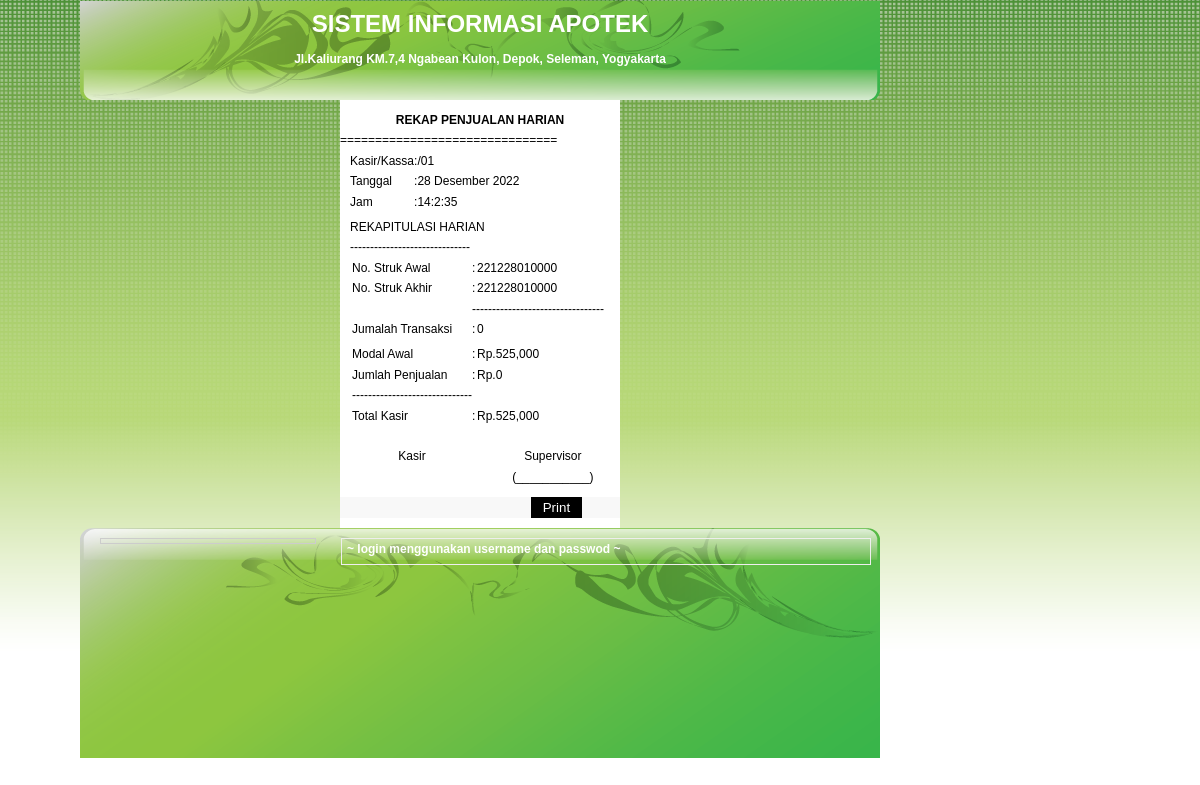
The page /AppClient/index.php?n=rekap (signed in) on the database its author committed.
### tables this page shows
CREATE TABLE IF NOT EXISTS `system` (
  `s_id` int(3) NOT NULL AUTO_INCREMENT,
  `sno` int(11) NOT NULL DEFAULT '0',
  `sip` varchar(15) NOT NULL,
  `sapp` varchar(24) DEFAULT 'Offline',
  `snama` varchar(64) DEFAULT NULL,
  `salamat` varchar(128) DEFAULT NULL,
  `sinfo` varchar(128) DEFAULT NULL,
  `sok` int(11) NOT NULL DEFAULT '0',
  PRIMARY KEY (`s_id`)
);

CREATE TABLE IF NOT EXISTS `modal` (
  `moid` char(10) NOT NULL DEFAULT '0',
  `modate` date NOT NULL DEFAULT '0000-00-00',
  `momodal` double NOT NULL DEFAULT '0',
  `uid` int(8) NOT NULL,
  `s_id` int(3) NOT NULL,
  PRIMARY KEY (`moid`)
);

### AppClient/index.php (called while the page is built)
<?php
	try {
		require_once './includes/session.php';
	}
	catch(Exception $error) {
		print $error->getMessage();
	}
	require_once('themes/page.php');
?>

### AppClient/includes/session.php (called while the page is built, shortened)
<?php
	require_once './includes/function.php';
	$ip = '127.0.0.1';
	$q_system=mysql_query("SELECT * FROM system WHERE sip='$ip'");
	if (mysql_num_rows($q_system) == 1) {
		$q_system=mysql_fetch_array($q_system);
		if ($q_system['sok']==1){
			$sid			  = $q_system['s_id'];
			$sno			  = $q_system['sno'];
			if (strlen($sid)==1){$sid='0'.$sid;} else{$sid=$sid;}
			if (strlen($sno)==1){$sno='0'.$sno;} else{$sno=$sno;}
		}else{
			$_SESSION['sapp'] ='off';
		}
	} else {
		S_SYS($ip,'Kassa');
		unset($_SESSION['sapp']);
	};
	require_once './page/datetime/date.php';
    require_once './page/datetime/clock.php';
?>

### AppClient/page/datetime/date.php (called while the page is built, shortened)
<?PHP
$tanggal = date ("j");
$array_bulan = array(1=>"Januari","Februari","Maret", "April", "Mei", "Juni","Juli","Agustus","September","Oktober", "November","Desember");
$bulan = $array_bulan[date("n")];
$tahun = date("Y");
$date=("$tanggal $bulan $tahun");
?>

### AppClient/includes/function.php (called while the page is built, shortened)
<?php
function CK_MODAL(){
	global $sid,$moid,$modalS;
	$q_modal=mysql_query("SELECT * FROM modal where s_id='$sid' ORDER BY moid DESC");
	if (mysql_num_rows($q_modal)>0) {
		$q_modal=mysql_fetch_array($q_modal) ;
		$modalS  =($q_modal['momodal']);
		$c_mid	=substr($q_modal['moid'],0,4);
		$moid	=substr($q_modal['moid'],6);
		if ($c_mid==date("y").date("m")) {$moid=$moid+1;}
		else{$moid='001';}
		if (strlen($moid)==1){$moid='00'.$moid;}
		else if(strlen($moid)==2){$moid='0'.$moid;}
		else{$moid=$moid;}
		$moid=date("y").date("m").$sid.$moid;}
	else {
		$moid=date("y").date("m").$sid.'001';
	}
}
function CK_ORDER(){
	global $sid,$order,$orderSR,$orderST,$JumlahTR,$TBayar;
	$ymd	=date("Y")."-".date("m")."-".date("d");
	$q_ordert=mysql_query("SELECT * FROM penjualan where pjtgl='$ymd' and s_id='$sid'ORDER BY pjid");
	if (mysql_num_rows($q_ordert)>0) {
		$q_ordert	= mysql_fetch_array($q_ordert) ;
		$orderSR=($q_ordert['pjid']);
	}
	else{
		$orderSR=date("y").date("m").date("d").$sid.'0000';
	}
	$q_order=mysql_query("SELECT * FROM penjualan where pjtgl='$ymd' and s_id='$sid'ORDER BY pjid DESC");
	if (mysql_num_rows($q_order)>0) {
		$q_order	= mysql_fetch_array($q_order) ;
		$orderST=($q_order['pjid']);
		$order=substr($q_order['pjid'],8);
		$order=$order+1;
		if (strlen($order)==1){$order='000'.$order;}
		else if(strlen($order)==2){$order='00'.$order;}
		else if(strlen($order)==3){$order='0'.$order;}
		else {$order=$order;}
		$order=date("y").date("m").date("d").$sid.$order;
	}
	else{
		$orderST=date("y").date("m").date("d").$sid.'0000';
	}
	$q_ttotal=mysql_query("SELECT sum(pjbayar) as pjbayar, count(pjid) as pjid FROM penjualan where pjtgl='$ymd' and s_id='$sid'ORDER BY pjid");
	if (mysql_num_rows($q_ttotal)>0) {
		$q_ttotal = mysql_fetch_array($q_ttotal) ;
		$JumlahTR =($q_ttotal['pjid']);
		$TBayar   =($q_ttotal['pjbayar']);
	}
	else {
		$JumlahTR=0;
	}
}
?>

### AppClient/page/rekap/rekap.php (the view, shortened to what this page needs)
<?php
if (isset($_SESSION['loggedin']) && $_SESSION['rid']<=2){
	CK_ORDER();
	CK_MODAL();
?>
<div id="rekap">
	<form name='frekap' action='?n=rekap' method='POST'>
		<table border=0 cellpadding=0 cellspacing=0 style="border:solid 0px #000;color:#000">
		<tr>
			<td colspan='3' height='10' class="top"></td>
		</tr>
		<tr>
			<td width='300'><div align='center'><h3><?php print strtoupper('Rekap Penjualan Harian') ?></h3></div></td>
		</tr>
		</table>
		<table border=0 cellpadding=0 cellspacing=0 style="border:solid 0px #000;color:#000">
		<tr>
			<td colspan='5' height='5'>===============================</td>
		</tr>
		<tr>
			<td width='10'></td>
			<td width='60'>Kasir/Kassa</td>
			<td width='3'>:</td>
			<td width='169'><?php print $_SESSION['uname'].'/'.$sno;?></td>
			<td width='10'></td>
		</tr>
		<tr>
			<td></td>
			<td>Tanggal</td>
			<td>:</td>
			<td><?php print $date?></td>
			<td></td>
		</tr>
		<tr>
			<td></td>
			<td>Jam</td>
			<td>:</td>
			<td><?php print $jam?></td>
			<td></td>
		</tr>
		<tr>
			<td colspan='5' height='5'></td>
		</tr>
		<tr>
			<td></td>
			<td colspan='3'>REKAPITULASI HARIAN</td>
			<td></td>
		</tr>
		<tr>
			<td></td>
			<td colspan='3' height='2'>------------------------------</td>
			<td></td>
		</tr>
		</table>
		<table border=0 cellpadding=0 cellspacing=0 style="border:solid 0px #000;color:#000">
		<tr>
			<td width='12'></td>
			<td width='120'>No. Struk Awal</td>
			<td width='5'>:</td>
			<td colspan='2' width='140'><?php print $orderSR ?></td>
			<td width='10'></td>
		</tr>
		<tr>
			<td></td>
			<td>No. Struk Akhir </td>
			<td>:</td>
			<td colspan='2'><?php print $orderST ?></td>
			<td></td>
		</tr>
		<tr>
			<td></td>
			<td></td>
			<td colspan='3' height='2'>---------------------------------</td>
			<td></td>
		</tr>
		<tr>
			<td></td>
			<td>Jumalah Transaksi</td>
			<td>:</td>
			<td colspan='2'><?php print $JumlahTR ?></td>
			<td></td>
		</tr>
		<tr>
			<td colspan='5' height='5'></td>
		</tr>
		<tr>
			<td></td>
			<td>Modal Awal</td>
			<td>:</td>
			<td width='15'>Rp.</td>
			<td><?php print number_format($modalS)?></td>
			<td></td>
		</tr>
		<tr>
			<td></td>
			<td>Jumlah Penjualan</td>
			<td>:</td>
			<td width='15'>Rp.</td>
			<td><?php print number_format($TBayar)?></td>
			<td></td>
		</tr>
		<tr>
			<td></td>
			<td height='2'>------------------------------</td>
			<td colspan='2'></td>
			<td></td>
		</tr>
		<tr>
			<td></td>
			<td>Total Kasir</td>
			<td>:</td>
			<td width='15'>Rp.</td>
			<td><?php print number_format(($modalS)+($TBayar))?></td>
			<td></td>
		</tr>
		<tr>
			<td colspan='5' height='20'></td>
		</tr>
		<tr>
			<td></td>
			<td><div align='center'>Kasir</div></td>
			<td></td>
			<td ></td>
			<td><div align='center'>Supervisor</div></td>
			<td></td>
		</tr>
		<tr>
			<td></td>
			<td><div align='center'><?php print $_SESSION['uname'];?></div></td>
			<td></td>
			<td></td>
			<td><div align='center'>(___________)<div></td>
			<td></td>
		</tr>
		</table>
		<table border=0 cellpadding=0 cellspacing=0 style="border:solid 0px #000;color:#000">
		<tr>
			<td colspan='3' height='10' class="top"></td>
		</tr>
		<tr bgcolor="#f8f8f8">
			<td width='200'></td>
			<td><input type="submit" name="rsubmit" id="idrsubmit" value=" Print " style="border: solid 2px #000; color:#fff;background-color:#000" tabindex=1></td>
			<td width='40'></td>
		</tr>
		<tr>
			<td colspan='3' height='10' class="top"></td>
		</tr>
		</table>
	</form>
</div>
<?php }
	else{
?>
<script language="javascript">
	TO_OUT();
</script>
<?php
}
?>

### AppClient/page/main/header.php
<div class="s-info"><h1><?php print strtoupper($q_system['snama']) ?></h1></div>
<div class='s-ket'><h3><?php print $q_system['salamat'] ?><h3></div>

### AppClient/page/main/bottom_right.php (shortened to what this page needs)
<marquee behaviour="scroll" direction="left" loop="infinite"><h3><?php print $q_system['sinfo'] ?></h3></marquee>

### AppClient/themes/style.css (style rules this page uses)
html, body { border:0; margin:0; padding:0; }
body { color:#445022; font: 12px/170% tahoma, Helvetica, sans-serif; background-image: url('images/bg.png'); background-color:#fff; position: fixed; background-repeat: repeat-x; }
.s-info { text-align: center; font-weight: bolder; }
.s-ket { margin:-10px 0 0 0; text-align: center; }
td { font: 12px/170% tahoma, Helvetica, sans-serif; }
h1, h2, h3, h4, h5, h6 { margin: 0; padding: 0; font-family: Tahoma, Helvetica, sans-serif; font-weight:bold; }
h1 { padding:14px 0 25px 0; font-size:2em; }
h3 { font-size:1em; font-weight:bold; }
form { margin:0; padding:0; }
#rekap { margin: 0 auto; width:280px; background:#fff; }

### rows shown on the page
system: snama "SISTEM INFORMASI APOTEK", salamat "Jl.Kaliurang KM.7,4 Ngabean Kulon, Depok, Seleman, Yogyakarta", sinfo "~ login menggunakan username dan passwod ~"
modal: momodal "525,000", ($modalS)+($TBayar) "525,000"

### other values the page prints
$sno "01"
$date "28 Desember 2022"
$orderSR "221228010000"
$orderST "221228010000"
$JumlahTR "0"
$TBayar "0"
